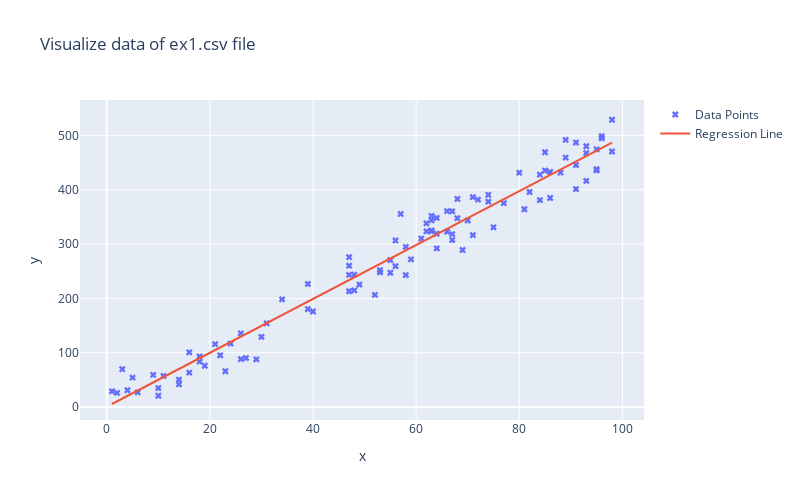

Notebook cell for this chart:
### Code cell
x_range = np.linspace(x_col.min(), x_col.max(), 100)
y_range = theta_updated[0] + theta_updated[1] * x_range


fig = go.Figure()
fig.add_trace(go.Scatter(x= pd_dataframe['x'], y= pd_dataframe['y'], mode= 'markers', marker= dict(symbol= 'x'), name= 'Data Points'))
fig.add_trace(go.Scatter(x=x_range, y=y_range, mode='lines', name= 'Regression Line'))
fig.update_xaxes(title = 'x')
fig.update_yaxes(title = 'y', tickangle= 0)
fig.update_layout(width = 800, height= 500, title_text= 'Visualize data of ex1.csv file', showlegend= True)
fig.show()
